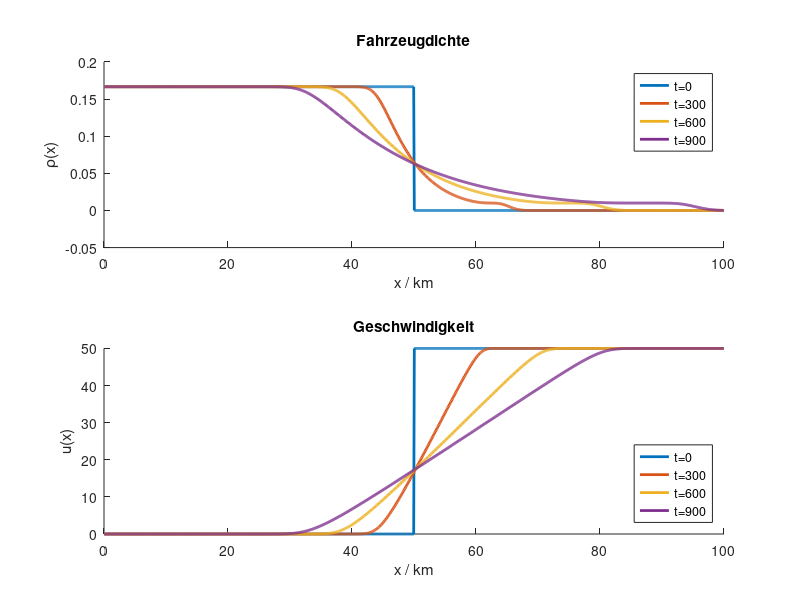

MATLAB code to generate this figure:
%-- Kap_11_Autobahn.m
function autobahn
%-- mit FV Ortsdiskretisierung
 n = 1000; dx = 100000/n;
 x = linspace(dx/2, 100000-dx/2, n); %-- Zellenmittelpunkte
%-- Anfangswerte, tspan
 y0 = 0*x; y0(x < 50000) = 1/6; tspan = 0:300:900; 
%-- Integrator
 tol = 1.0e-5; options=odeset('Stats','on','RelTol',tol,'AbsTol',tol);
 [t,y] = ode45(@(t,y) dgl(t,y,dx),tspan,y0,options);
%-- Ergebnisse plotten
 subplot(2,1,1); hold on
 title('Fahrzeugdichte'); xlabel('x / km'); ylabel('\rho(x)');
 subplot(2,1,2); hold on
 title('Geschwindigkeit'); xlabel('x / km'); ylabel('u(x)');
 for i=1:length(t) 
    subplot(2,1,1); plot(x/1000,y(i,:),'linewidth',2); 
    subplot(2,1,2); plot(x/1000,uvonrho(y(i,:)),'linewidth',2); hold on
 end
 subplot(2,1,1); legend({'t=0','t=300','t=600','t=900'})
 subplot(2,1,2); legend({'t=0','t=300','t=600','t=900'},'location','southeast')

function dy = dgl(t,y,dx)
 n = length(y); dy = zeros(n,1);
 lam = uvonrho(0.0); %-- = u_max 
 [yL,yR] = recover(y); %-- Werte auf Zellgrenzen
 yL(1) = 1/6; yR(1) = 1/6; %-- linke RB
 fluxL = yL.*uvonrho(yL); fluxR = yR.*uvonrho(yR); %-- Flüsse auf Zellgrenzen
 fR = fluxL(1);
 for i = 1:n
    fL = fR;
    fR = 0.5*(fluxL(i+1) + fluxR(i+1) - lam*(yR(i+1)-yL(i+1)));
    dy(i) = -(fR - fL)/dx;
 end
 
function [yL,yR] = recover(y)
 yL = [2*y(1)-y(2); y];
 yR = [y; 2*y(end)-y(end-1)];

function u = uvonrho(rho)
 u_max = 50; rho_max = 1/6; rho_krit = 1/100; 
 c = u_max/log(rho_krit/rho_max);
 u = 0*rho + u_max;
 ff = find(rho > rho_krit); u(ff) = c*log(rho(ff)/rho_max);
 ff = find(rho > rho_max);  u(ff)=0;

